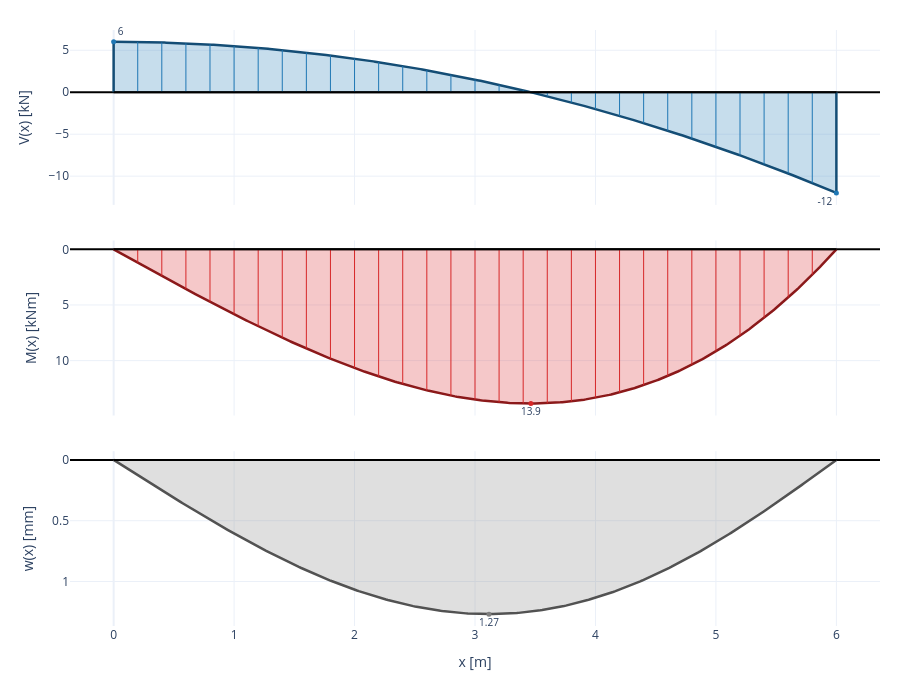

The notebook cell this image was saved under:
### Markdown cell above
### 2. Fritt upplagd balk med triangulär last

Lasten ökar från 0 till 6 kN/m. Byt till `utbredd_last(6, q2=0)` för att vända triangeln. Maxvärdet visas vid lastens högsta ände.

### Code cell
from kthbygg.balk import Balk
import matplotlib.pyplot as plt

balk_triangel = Balk(6, EI=40000)
balk_triangel.stöd(0, "led").stöd(6, "rull")
balk_triangel.utbredd_last(0, q2=6)
balk_triangel.punktlast(x=3, P=0,)

resultat_triangel = balk_triangel.lös()
fig = resultat_triangel.rita("NVMw", visa_balk=True, deformerad=True)
resultat_triangel.rita_interaktiv("VMw")
fig = resultat_triangel.rita_interaktiv("VMw")
fig.show()

### Figure 1 — Plotly figure (JSON) as saved in the notebook; plotly's stock layout.template omitted (floating-point values rounded to 4 significant figures; data arrays with more than 128 entries replaced by an {"elided": "..."} marker saying what was removed)
{"data": [{"fill": "tozeroy", "fillcolor": "rgba(31, 119, 180, 0.25)", "hovertemplate": "x = %{x:.3f} [m]<br>V = %{y:.4g} [kN]<extra></extra>", "line": {"color": "#144d75", "width": 2.5}, "mode": "lines", "name": "V", "type": "scatter", "x": {"elided": "400 float values"}, "xaxis": "x3", "y": {"elided": "400 float values"}, "yaxis": "y"}, {"hoverinfo": "skip", "line": {"color": "#1f77b4", "width": 1}, "mode": "lines", "name": "V streckning", "showlegend": false, "type": "scatter", "x": [0.2, 0.2, 0.2, 0.4, 0.4, 0.4, 0.6, 0.6, 0.6, 0.8, 0.8, 0.8, 1.0, 1.0, 1.0, 1.2, 1.2, 1.2, 1.4, 1.4, 1.4, 1.6, 1.6, 1.6, 1.8, 1.8, 1.8, 2.0, 2.0, 2.0, 2.2, 2.2, 2.2, 2.4, 2.4, 2.4, 2.6, 2.6, 2.6, 2.8, 2.8, 2.8, 3.0, 3.0, 3.0, 3.2, 3.2, 3.2, 3.4, 3.4, 3.4, 3.6, 3.6, 3.6, 3.8, 3.8, 3.8, 4.0, 4.0, 4.0, 4.2, 4.2, 4.2, 4.4, 4.4, 4.4, 4.6, 4.6, 4.6, 4.8, 4.8, 4.8, 5.0, 5.0, 5.0, 5.2, 5.2, 5.2, 5.4, 5.4, 5.4, 5.6, 5.6, 5.6, 5.8, 5.8, 5.8], "xaxis": "x3", "y": [0.0, 5.98, NaN, 0.0, 5.92, NaN, 0.0, 5.82, NaN, 0.0, 5.68, NaN, 0.0, 5.5, NaN, 0.0, 5.28, NaN, 0.0, 5.02, NaN, 0.0, 4.72, NaN, 0.0, 4.38, NaN, 0.0, 4.0, NaN, 0.0, 3.58, NaN, 0.0, 3.12, NaN, 0.0, 2.62, NaN, 0.0, 2.08, NaN, 0.0, 1.5, NaN, 0.0, 0.88, NaN, 0.0, 0.22, NaN, 0.0, -0.48, NaN, 0.0, -1.22, NaN, 0.0, -2.0, NaN, 0.0, -2.82, NaN, 0.0, -3.68, NaN, 0.0, -4.58, NaN, 0.0, -5.52, NaN, 0.0, -6.5, NaN, 0.0, -7.52, NaN, 0.0, -8.58, NaN, 0.0, -9.68, NaN, 0.0, -10.82, NaN], "yaxis": "y"}, {"hoverinfo": "skip", "line": {"color": "#144d75", "width": 2.5}, "mode": "lines", "name": "V kant", "showlegend": false, "type": "scatter", "x": [0, 0, null, 6, 6], "xaxis": "x3", "y": [0, 6.0, null, -12.0, 0], "yaxis": "y"}, {"cliponaxis": false, "hoverinfo": "skip", "marker": {"color": "#1f77b4", "size": 5}, "mode": "markers+text", "showlegend": false, "text": ["6", "-12"], "textfont": {"size": 10}, "textposition": ["top right", "bottom left"], "type": "scatter", "x": [0, 6], "xaxis": "x3", "y": [6.0, -12.0], "yaxis": "y"}, {"fill": "tozeroy", "fillcolor": "rgba(214, 39, 40, 0.25)", "hovertemplate": "M = %{y:.4g} [kNm]<extra></extra>", "line": {"color": "#8b191a", "width": 2.5}, "mode": "lines", "name": "M", "type": "scatter", "x": {"elided": "401 float values"}, "xaxis": "x3", "y": {"elided": "401 float values"}, "yaxis": "y2"}, {"hoverinfo": "skip", "line": {"color": "#d62728", "width": 1}, "mode": "lines", "name": "M streckning", "showlegend": false, "type": "scatter", "x": [0.2, 0.2, 0.2, 0.4, 0.4, 0.4, 0.6, 0.6, 0.6, 0.8, 0.8, 0.8, 1.0, 1.0, 1.0, 1.2, 1.2, 1.2, 1.4, 1.4, 1.4, 1.6, 1.6, 1.6, 1.8, 1.8, 1.8, 2.0, 2.0, 2.0, 2.2, 2.2, 2.2, 2.4, 2.4, 2.4, 2.6, 2.6, 2.6, 2.8, 2.8, 2.8, 3.0, 3.0, 3.0, 3.2, 3.2, 3.2, 3.4, 3.4, 3.4, 3.6, 3.6, 3.6, 3.8, 3.8, 3.8, 4.0, 4.0, 4.0, 4.2, 4.2, 4.2, 4.4, 4.4, 4.4, 4.6, 4.6, 4.6, 4.8, 4.8, 4.8, 5.0, 5.0, 5.0, 5.2, 5.2, 5.2, 5.4, 5.4, 5.4, 5.6, 5.6, 5.6, 5.8, 5.8, 5.8], "xaxis": "x3", "y": [0.0, 1.199, NaN, 0.0, 2.389, NaN, 0.0, 3.564, NaN, 0.0, 4.715, NaN, 0.0, 5.833, NaN, 0.0, 6.912, NaN, 0.0, 7.943, NaN, 0.0, 8.917, NaN, 0.0, 9.828, NaN, 0.0, 10.67, NaN, 0.0, 11.43, NaN, 0.0, 12.1, NaN, 0.0, 12.67, NaN, 0.0, 13.14, NaN, 0.0, 13.5, NaN, 0.0, 13.74, NaN, 0.0, 13.85, NaN, 0.0, 13.82, NaN, 0.0, 13.65, NaN, 0.0, 13.33, NaN, 0.0, 12.85, NaN, 0.0, 12.2, NaN, 0.0, 11.38, NaN, 0.0, 10.37, NaN, 0.0, 9.167, NaN, 0.0, 7.765, NaN, 0.0, 6.156, NaN, 0.0, 4.331, NaN, 0.0, 2.281, NaN], "yaxis": "y2"}, {"hoverinfo": "skip", "line": {"color": "#8b191a", "width": 2.5}, "mode": "lines", "name": "M kant", "showlegend": false, "type": "scatter", "x": [0, 0, null, 6, 6], "xaxis": "x3", "y": [0, -1.443e-15, null, 0, 0], "yaxis": "y2"}, {"cliponaxis": false, "hoverinfo": "skip", "marker": {"color": "#d62728", "size": 5}, "mode": "markers+text", "showlegend": false, "text": ["13.9"], "textfont": {"size": 10}, "textposition": ["bottom center"], "type": "scatter", "x": [3.464], "xaxis": "x3", "y": [13.86], "yaxis": "y2"}, {"fill": "tozeroy", "fillcolor": "rgba(127, 127, 127, 0.25)", "hovertemplate": "w = %{y:.4g} [mm]<extra></extra>", "line": {"color": "#525252", "width": 2.5}, "mode": "lines", "name": "w", "type": "scatter", "x": {"elided": "401 float values"}, "xaxis": "x3", "y": {"elided": "401 float values"}, "yaxis": "y3"}, {"hoverinfo": "skip", "line": {"color": "#525252", "width": 2.5}, "mode": "lines", "name": "w kant", "showlegend": false, "type": "scatter", "x": [0, 0, null, 6, 6], "xaxis": "x3", "y": [0, 0, null, 0, 0], "yaxis": "y3"}, {"cliponaxis": false, "hoverinfo": "skip", "marker": {"color": "#7f7f7f", "size": 5}, "mode": "markers+text", "showlegend": false, "text": ["1.27"], "textfont": {"size": 10}, "textposition": ["bottom center"], "type": "scatter", "x": [3.116], "xaxis": "x3", "y": [1.268], "yaxis": "y3"}], "layout": {"height": 680, "hovermode": "x unified", "hoversubplots": "axis", "margin": {"b": 50, "l": 70, "r": 20, "t": 30}, "shapes": [{"layer": "above", "line": {"color": "black", "width": 2}, "type": "line", "x0": 0, "x1": 6, "xref": "x", "y0": 0, "y1": 0, "yref": "y"}, {"layer": "above", "line": {"color": "black", "width": 2}, "type": "line", "x0": 0, "x1": 6, "xref": "x2", "y0": 0, "y1": 0, "yref": "y2"}, {"layer": "above", "line": {"color": "black", "width": 2}, "type": "line", "x0": 0, "x1": 6, "xref": "x3", "y0": 0, "y1": 0, "yref": "y3"}], "showlegend": false, "xaxis": {"anchor": "y", "domain": [0, 1], "hoverformat": ".3f", "matches": "x3", "showspikes": true, "showticklabels": false, "spikecolor": "gray", "spikedash": "dot", "spikemode": "across", "spikesnap": "cursor", "spikethickness": 1, "unifiedhovertitle": {"text": "x = %{x:.3f} [m]"}}, "xaxis2": {"anchor": "y2", "domain": [0, 1], "hoverformat": ".3f", "matches": "x3", "showspikes": true, "showticklabels": false, "spikecolor": "gray", "spikedash": "dot", "spikemode": "across", "spikesnap": "cursor", "spikethickness": 1, "unifiedhovertitle": {"text": "x = %{x:.3f} [m]"}}, "xaxis3": {"anchor": "y3", "domain": [0, 1], "hoverformat": ".3f", "showspikes": true, "spikecolor": "gray", "spikedash": "dot", "spikemode": "across", "spikesnap": "cursor", "spikethickness": 1, "title": {"text": "x [m]"}, "unifiedhovertitle": {"text": "x = %{x:.3f} [m]"}}, "yaxis": {"anchor": "x", "domain": [0.7067, 1], "title": {"text": "V(x) [kN]"}, "zeroline": true, "zerolinecolor": "black"}, "yaxis2": {"anchor": "x2", "autorange": "reversed", "domain": [0.3533, 0.6467], "title": {"text": "M(x) [kNm]"}, "zeroline": true, "zerolinecolor": "black"}, "yaxis3": {"anchor": "x3", "autorange": "reversed", "domain": [0, 0.2933], "title": {"text": "w(x) [mm]"}, "zeroline": true, "zerolinecolor": "black"}}}
